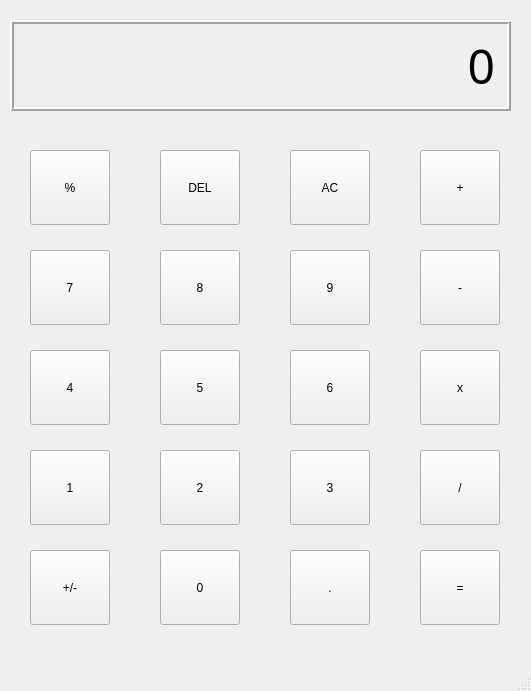
<?xml version="1.0" encoding="UTF-8"?>
<ui version="4.0">
 <class>MainWindow</class>
 <widget class="QMainWindow" name="MainWindow">
  <property name="geometry">
   <rect>
    <x>0</x>
    <y>0</y>
    <width>531</width>
    <height>691</height>
   </rect>
  </property>
  <property name="windowTitle">
   <string>MainWindow</string>
  </property>
  <widget class="QWidget" name="centralwidget">
   <widget class="QLabel" name="label">
    <property name="geometry">
     <rect>
      <x>10</x>
      <y>20</y>
      <width>501</width>
      <height>91</height>
     </rect>
    </property>
    <property name="font">
     <font>
      <family>supermarket</family>
      <pointsize>36</pointsize>
     </font>
    </property>
    <property name="frameShape">
     <enum>QFrame::Box</enum>
    </property>
    <property name="frameShadow">
     <enum>QFrame::Raised</enum>
    </property>
    <property name="lineWidth">
     <number>2</number>
    </property>
    <property name="midLineWidth">
     <number>0</number>
    </property>
    <property name="text">
     <string>0</string>
    </property>
    <property name="alignment">
     <set>Qt::AlignRight|Qt::AlignTrailing|Qt::AlignVCenter</set>
    </property>
    <property name="margin">
     <number>10</number>
    </property>
   </widget>
   <widget class="QPushButton" name="button7">
    <property name="geometry">
     <rect>
      <x>30</x>
      <y>250</y>
      <width>80</width>
      <height>75</height>
     </rect>
    </property>
    <property name="text">
     <string>7</string>
    </property>
   </widget>
   <widget class="QPushButton" name="button8">
    <property name="geometry">
     <rect>
      <x>160</x>
      <y>250</y>
      <width>80</width>
      <height>75</height>
     </rect>
    </property>
    <property name="text">
     <string>8</string>
    </property>
   </widget>
   <widget class="QPushButton" name="button9">
    <property name="geometry">
     <rect>
      <x>290</x>
      <y>250</y>
      <width>80</width>
      <height>75</height>
     </rect>
    </property>
    <property name="text">
     <string>9</string>
    </property>
   </widget>
   <widget class="QPushButton" name="minusButton">
    <property name="geometry">
     <rect>
      <x>420</x>
      <y>250</y>
      <width>80</width>
      <height>75</height>
     </rect>
    </property>
    <property name="text">
     <string>-</string>
    </property>
   </widget>
   <widget class="QPushButton" name="button5">
    <property name="geometry">
     <rect>
      <x>160</x>
      <y>350</y>
      <width>80</width>
      <height>75</height>
     </rect>
    </property>
    <property name="text">
     <string>5</string>
    </property>
   </widget>
   <widget class="QPushButton" name="button6">
    <property name="geometry">
     <rect>
      <x>290</x>
      <y>350</y>
      <width>80</width>
      <height>75</height>
     </rect>
    </property>
    <property name="text">
     <string>6</string>
    </property>
   </widget>
   <widget class="QPushButton" name="multiplyButton">
    <property name="geometry">
     <rect>
      <x>420</x>
      <y>350</y>
      <width>80</width>
      <height>75</height>
     </rect>
    </property>
    <property name="text">
     <string>x</string>
    </property>
   </widget>
   <widget class="QPushButton" name="button4">
    <property name="geometry">
     <rect>
      <x>30</x>
      <y>350</y>
      <width>80</width>
      <height>75</height>
     </rect>
    </property>
    <property name="text">
     <string>4</string>
    </property>
   </widget>
   <widget class="QPushButton" name="button2">
    <property name="geometry">
     <rect>
      <x>160</x>
      <y>450</y>
      <width>80</width>
      <height>75</height>
     </rect>
    </property>
    <property name="text">
     <string>2</string>
    </property>
   </widget>
   <widget class="QPushButton" name="dotButton">
    <property name="geometry">
     <rect>
      <x>290</x>
      <y>550</y>
      <width>80</width>
      <height>75</height>
     </rect>
    </property>
    <property name="text">
     <string>.</string>
    </property>
   </widget>
   <widget class="QPushButton" name="button3">
    <property name="geometry">
     <rect>
      <x>290</x>
      <y>450</y>
      <width>80</width>
      <height>75</height>
     </rect>
    </property>
    <property name="text">
     <string>3</string>
    </property>
   </widget>
   <widget class="QPushButton" name="button0">
    <property name="geometry">
     <rect>
      <x>160</x>
      <y>550</y>
      <width>80</width>
      <height>75</height>
     </rect>
    </property>
    <property name="text">
     <string>0</string>
    </property>
   </widget>
   <widget class="QPushButton" name="equalButton">
    <property name="geometry">
     <rect>
      <x>420</x>
      <y>550</y>
      <width>80</width>
      <height>75</height>
     </rect>
    </property>
    <property name="text">
     <string>=</string>
    </property>
   </widget>
   <widget class="QPushButton" name="divideButton">
    <property name="geometry">
     <rect>
      <x>420</x>
      <y>450</y>
      <width>80</width>
      <height>75</height>
     </rect>
    </property>
    <property name="text">
     <string>/</string>
    </property>
   </widget>
   <widget class="QPushButton" name="button1">
    <property name="geometry">
     <rect>
      <x>30</x>
      <y>450</y>
      <width>80</width>
      <height>75</height>
     </rect>
    </property>
    <property name="text">
     <string>1</string>
    </property>
   </widget>
   <widget class="QPushButton" name="plusMinusButton">
    <property name="geometry">
     <rect>
      <x>30</x>
      <y>550</y>
      <width>80</width>
      <height>75</height>
     </rect>
    </property>
    <property name="text">
     <string>+/-</string>
    </property>
   </widget>
   <widget class="QPushButton" name="delButton">
    <property name="geometry">
     <rect>
      <x>160</x>
      <y>150</y>
      <width>80</width>
      <height>75</height>
     </rect>
    </property>
    <property name="text">
     <string>DEL</string>
    </property>
   </widget>
   <widget class="QPushButton" name="ACButton">
    <property name="geometry">
     <rect>
      <x>290</x>
      <y>150</y>
      <width>80</width>
      <height>75</height>
     </rect>
    </property>
    <property name="text">
     <string>AC</string>
    </property>
   </widget>
   <widget class="QPushButton" name="plusButton">
    <property name="geometry">
     <rect>
      <x>420</x>
      <y>150</y>
      <width>80</width>
      <height>75</height>
     </rect>
    </property>
    <property name="text">
     <string>+</string>
    </property>
   </widget>
   <widget class="QPushButton" name="percentButton">
    <property name="geometry">
     <rect>
      <x>30</x>
      <y>150</y>
      <width>80</width>
      <height>75</height>
     </rect>
    </property>
    <property name="text">
     <string>%</string>
    </property>
   </widget>
  </widget>
  <widget class="QMenuBar" name="menubar">
   <property name="geometry">
    <rect>
     <x>0</x>
     <y>0</y>
     <width>531</width>
     <height>22</height>
    </rect>
   </property>
  </widget>
  <widget class="QStatusBar" name="statusbar"/>
 </widget>
 <resources/>
 <connections/>
</ui>
